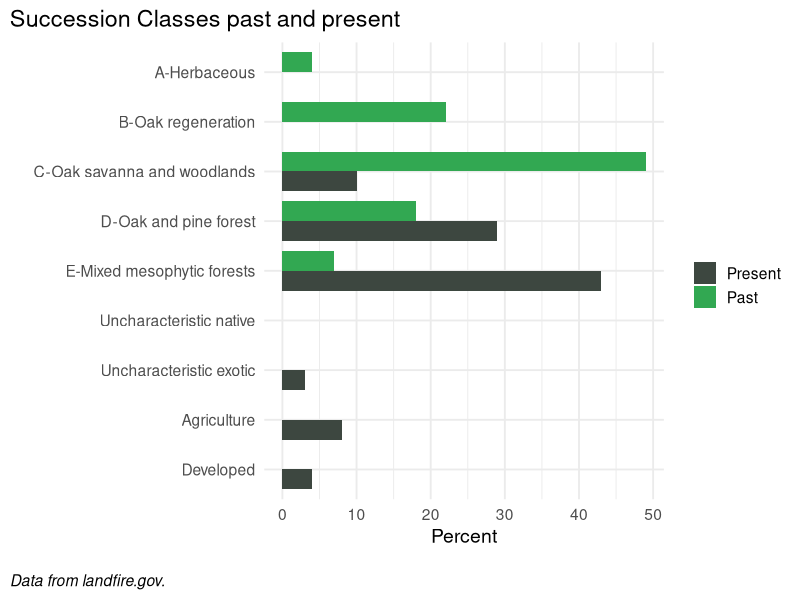
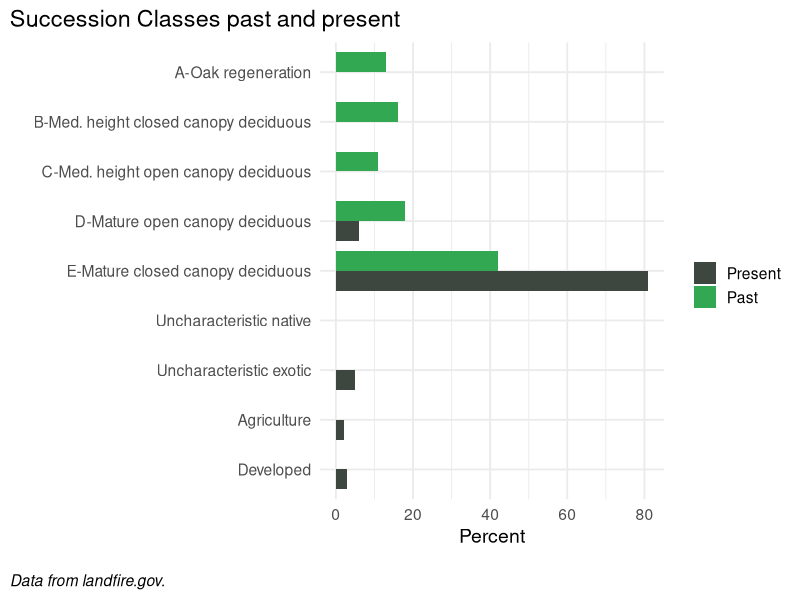

Recreate these plots in R, in order.
## ---- chunk 1
library(tidyverse)
## ---- chunk 2

bps_scls_3 <- read.csv("data/bpsScls3.csv") %>%
  group_by(Var1) %>%
  mutate(total.count = sum(Freq)) %>%
  ungroup() %>%
  dplyr::filter(dense_rank(desc(total.count)) < 7) %>%
  dplyr::select(c("BpS_Name", "refLabel",  "currentPercent", "refPercent")) %>%
  pivot_longer(
    cols = c(`refPercent`, `currentPercent`), 
    names_to = "refCur", 
    values_to = "Percent"
  )


# order classes
bps_scls_3$refLabel <- factor(bps_scls_3$refLabel, levels= c(
  'Developed',
  'Agriculture',
  'Uncharacteristic exotic',
  'Uncharacteristic native',
  'E-Mixed mesophytic forests',
  'D-Oak and pine forest',
  'C-Oak savanna and woodlands',
  'B-Oak regeneration',
  'A-Herbaceous'
))

# reverse
factor(bps_scls_3$refLabel, levels = rev(levels(bps_scls_3$refLabel)))
## ---- chunk 3


sclasplot <-
  ggplot(bps_scls_3, aes(fill=factor(refCur), y=Percent, x=refLabel)) + 
  geom_col(width = 0.8, position = position_dodge()) +
  coord_flip() +
  scale_x_discrete(limits = (levels(bps_scls_3$refLabel))) +
  labs(
    title = "Succession Classes past and present",
    caption = "\nData from landfire.gov.",
    x = "",
    y = "Percent")+
  theme_minimal(base_size = 14)+
  theme(plot.caption = element_text(hjust = 0, face= "italic"), #Default is hjust=1
        plot.title.position = "plot", #NEW parameter. Apply for subtitle too.
        plot.caption.position =  "plot") +
  scale_fill_manual(values = c("#3d4740", "#32a852" ), # present (grey), historical (green)
                    name = " ", 
                    labels = c("Present",
                               "Past")) +
  theme(panel.spacing = unit(.05, "lines"))


sclasplotDMO <- sclasplot %+% subset(bps_scls_3, BpS_Name %in% c("Northeastern Interior Dry-Mesic Oak Forest"))


sclasplotDMO

## ---- chunk 4

bps_scls_3 <- read.csv("data/bpsScls3.csv") %>%
  group_by(Var1) %>%
  mutate(total.count = sum(Freq)) %>%
  ungroup() %>%
  dplyr::filter(dense_rank(desc(total.count)) < 7) %>%
  dplyr::select(c("BpS_Name", "refLabel",  "currentPercent", "refPercent")) %>%
  pivot_longer(
    cols = c(`refPercent`, `currentPercent`), 
    names_to = "refCur", 
    values_to = "Percent"
  )


# order classes
bps_scls_3$refLabel <- factor(bps_scls_3$refLabel, levels= c(
  'Developed',
  'Agriculture',
  'Uncharacteristic exotic',
  'Uncharacteristic native',
  'E-Mature closed canopy deciduous',
  'D-Mature open canopy deciduous',
  'C-Med. height open canopy deciduous',
  'B-Med. height closed canopy deciduous',
  'A-Oak regeneration'
))

# reverse
factor(bps_scls_3$refLabel, levels = rev(levels(bps_scls_3$refLabel)))

## ---- chunk 5



sclasplot <-
  ggplot(bps_scls_3, aes(fill=factor(refCur), y=Percent, x=refLabel)) + 
  geom_col(width = 0.8, position = position_dodge()) +
  coord_flip() +
  scale_x_discrete(limits = (levels(bps_scls_3$refLabel))) +
  labs(
    title = "Succession Classes past and present",
    caption = "\nData from landfire.gov.",
    x = "",
    y = "Percent")+
  theme_minimal(base_size = 14)+
  theme(plot.caption = element_text(hjust = 0, face= "italic"), #Default is hjust=1
        plot.title.position = "plot", #NEW parameter. Apply for subtitle too.
        plot.caption.position =  "plot") +
  scale_fill_manual(values = c("#3d4740", "#32a852" ), # present (grey), historical (green)
                    name = " ", 
                    labels = c("Present",
                               "Past")) +
  theme(panel.spacing = unit(.05, "lines"))


sclasplotCAMOF <- sclasplot %+% subset(bps_scls_3, BpS_Name %in% c("Central and Southern Appalachian Montane Oak Forest"))


sclasplotCAMOF
